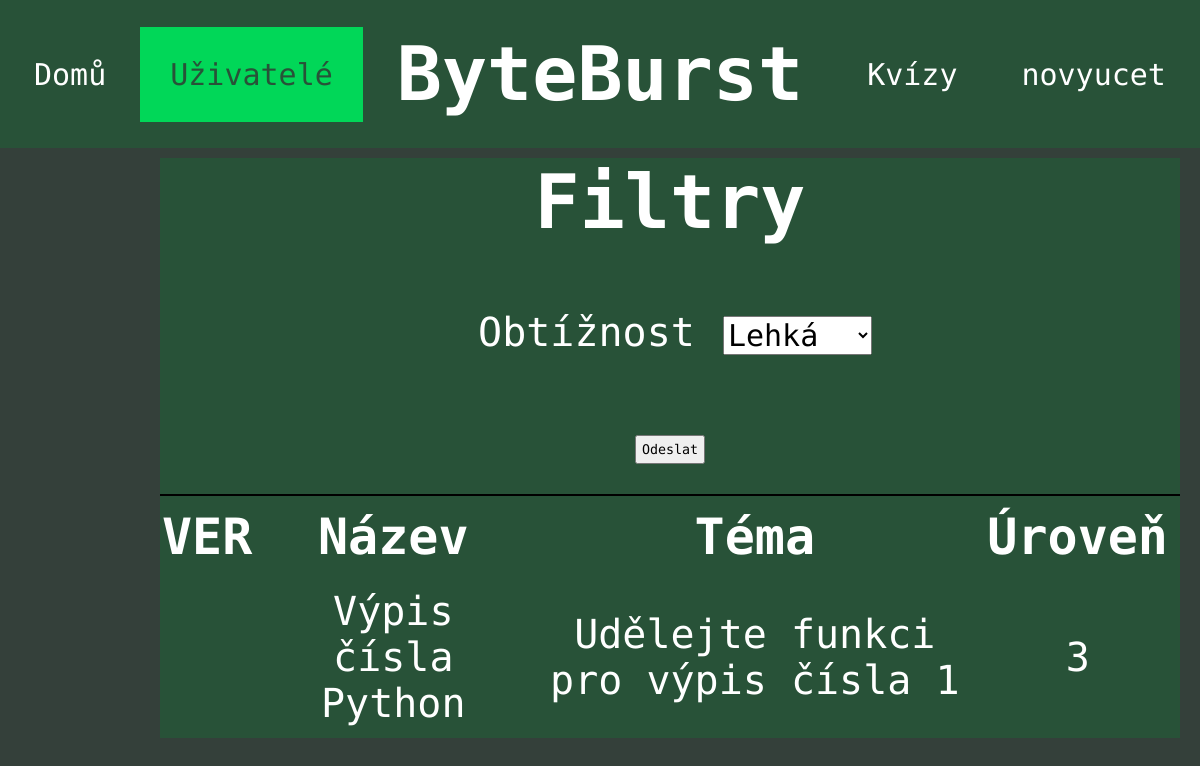
Screenshot of /ulohy/ (signed in) with the database file from the repository.
### tables this page shows
CREATE TABLE "task" (
	"id"	INTEGER,
	"title"	TEXT,
	"description"	TEXT,
	"output"	TEXT,
	"category_id"	INTEGER,
	"difficulty_id"	INTEGER,
	FOREIGN KEY("category_id") REFERENCES "category"("id"),
	PRIMARY KEY("id" AUTOINCREMENT)
);

### app.py (the view)
@app.route("/ulohy/", defaults={'categories':None}, methods=["POST", "GET"]) #pokud se do routování nezadá žádná kategorie, předají se všechny kategorie
@app.route("/ulohy/<categories>", methods=["POST", "GET"]) #do routování se zadá jazyk - např. sql a  to se ptoom předá jako vstupní parametr funkce, která z databáze získá všechny instance, kde jazyk je sql a zobrazí je
def tasks(categories):
    session["categories"]=categories
    con = sqlite3.connect("database.db")
    cur = con.cursor()
    if request.method=="POST":
        difficulty=request.form.get("difficulty")
        print(f"{difficulty} tohle je obtížnost")
        if session["categories"] is None: #pokud categories je none, tedy uživatel nic nezadal, pak se vezmou všechny úlohy
            if difficulty:
                cur.execute("SELECT * FROM task WHERE difficulty_id=?", (difficulty, ))
            else:
                cur.execute("SELECT * FROM task")
        else: #pokud bylo cateogories zadáno, tak se z databáze vezmou jen ty záznamy, kde je category_id rovno zadané hodnotě
            if difficulty:
                cur.execute("SELECT * FROM task WHERE difficulty_id=? AND category_id=?", (difficulty, session["categories"],))
            else:
                cur.execute("SELECT * FROM task WHERE category_id=?", (session["categories"], ))
        tasks=cur.fetchall() #spojení výsledků dotazu do proměnné tasks
        return render_template("pages/ulohy.html", active=2, tasks=tasks)
    else:
        if session["categories"] is None: #pokud categories je none, tedy uživatel nic nezadal, pak se vezmou všechny úlohy
            cur.execute("SELECT * FROM task")
        else: #pokud bylo cateogories zadáno, tak se z databáze vezmou jen ty záznamy, kde je category_id rovno zadané hodnotě
            cur.execute("SELECT * FROM task WHERE category_id=?",(session["categories"],))
        tasks=cur.fetchall() #spojení výsledků dotazu do proměnné tasks
        return render_template("pages/ulohy.html", active=2, tasks=tasks)

### templates/pages/ulohy.html (shortened to what this page needs)
{% extends "layout/header.html" %}
{% block content %}
<div style="top: 10px; position: relative;">
<div class="task-menu">
    <div class="filters">
        <h1>Filtry</h1>
        <form action="{{ url_for('tasks')}}" class="filters-form" method="post">
            <p>Obtížnost</p>
            <select id="difficulty" name="difficulty">
                <option value="3">Lehká</option>
            </select>
            <br>
            <input type="submit" value="Odeslat" style="color: black;">
        </form>
    </div>
    <table class="task-table">
        <tr>
            <th style="text-align: center; padding: 0;">VER</th>
            <th>Název</th>
            <th>Téma</th>
            <th>Úroveň</th>
        </tr>
        {% for element in tasks %}
        <tr>
            <td style="text-align: center;"><img src="static\images\shield_15627713.png" alt=""></td>
            <td><a href="{{ url_for('task', task_id=element[0]) }}" style="text-decoration: none;">{{ element[1] }}</a></td>
            <td>{{ element[2] }}</td>
            <td>{{ element[5] }}</td>
        </tr>
        {% endfor %}
    </table>
</div>
</div>
{% endblock %}

### static/css/style.css (style rules this page uses)
* { font-family: "Ubuntu Mono", monospace; color: white; }
:root { --background-green:#285238; --hover-green:#007C41; --active-green:#01D758; --page-background: #34403A; }
body { margin: 0; padding: 0; background-color: #34403A; }
h1 { font-size: 75px; display: inline-block; text-align: center; margin: auto; position: relative; }
.quiz-choice input, select, label, option { margin-top: 60px; margin-bottom: 60px; font-size: 30px; color: black; }
.quiz-content-form label,input { color: white; margin: 20px; padding: 5px; }
.profile-links tr, td { text-align: center; padding: 10px; }
.task-menu { width: 85%; float: right; right: 20px; position: relative; background-color: var(--background-green); }
.task-table { width: 100%; border-top: solid black 2px; }
.task-table th { font-size: 50px; padding: 10px; text-align: center; }
.task-table td { font-size: 40px; }
.filters { font-size: 30px; width: 100%; background-color: var(--background-green); border-collapse: collapse; text-align: center; }
.filters p { padding: 10px; border-left: solid var(--hover-green); display: inline-block; font-size: 40px; }
.filters p:first-child { border-left: none; }
.filters-form { padding: 10px; color: white; font-size: 30px; }

### rows the page displays
task: title "Výpis čísla Python", description "Udělejte funkci pro výpis čísla 1", difficulty "3"

### other values shown
{{ session["username"] }} "novyucet"
